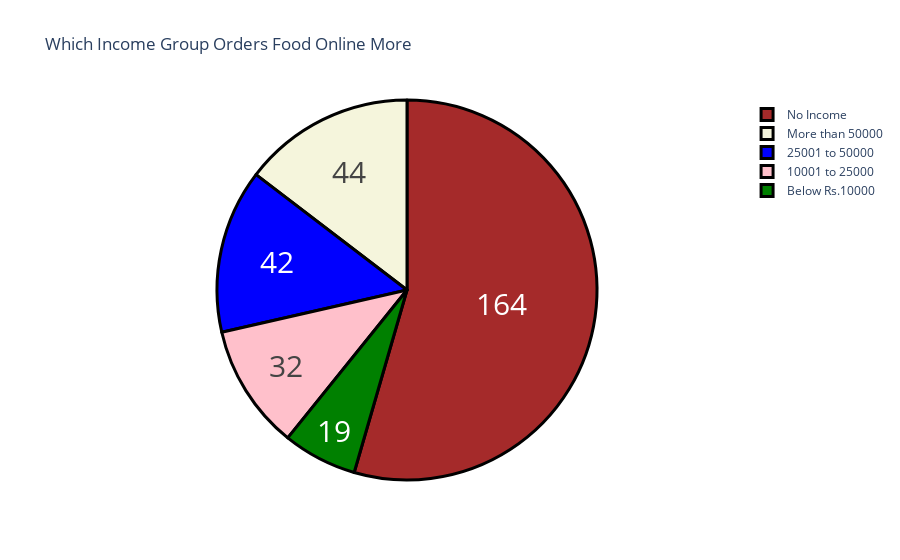

Here is the notebook cell this chart was saved with:
### Code cell
income = buying_again_data["Monthly Income"].value_counts()
label = income.index
counts = income.values
colors = ['brown','beige','blue','pink','green' ]

fig = go.Figure(data=[go.Pie(labels=label, values=counts)])
fig.update_layout(title_text='Which Income Group Orders Food Online More')
fig.update_traces(hoverinfo='label+percent', textinfo='value', textfont_size=30,
                  marker=dict(colors=colors, line=dict(color='black', width=3)))
fig.show()

### Figure 1 — Plotly figure (JSON) as saved in the notebook; plotly's stock layout.template omitted (floating-point values rounded to 4 significant figures)
{"data": [{"hoverinfo": "label+percent", "labels": ["No Income", "More than 50000", "25001 to 50000", "10001 to 25000", "Below Rs.10000"], "marker": {"colors": ["brown", "beige", "blue", "pink", "green"], "line": {"color": "black", "width": 3}}, "textfont": {"size": 30}, "textinfo": "value", "type": "pie", "values": [164, 44, 42, 32, 19]}], "layout": {"title": {"text": "Which Income Group Orders Food Online More"}}}
